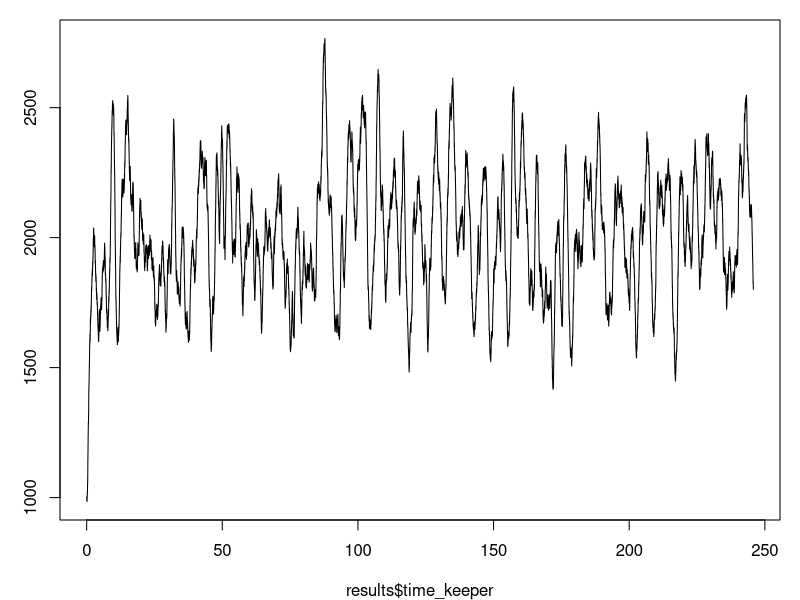
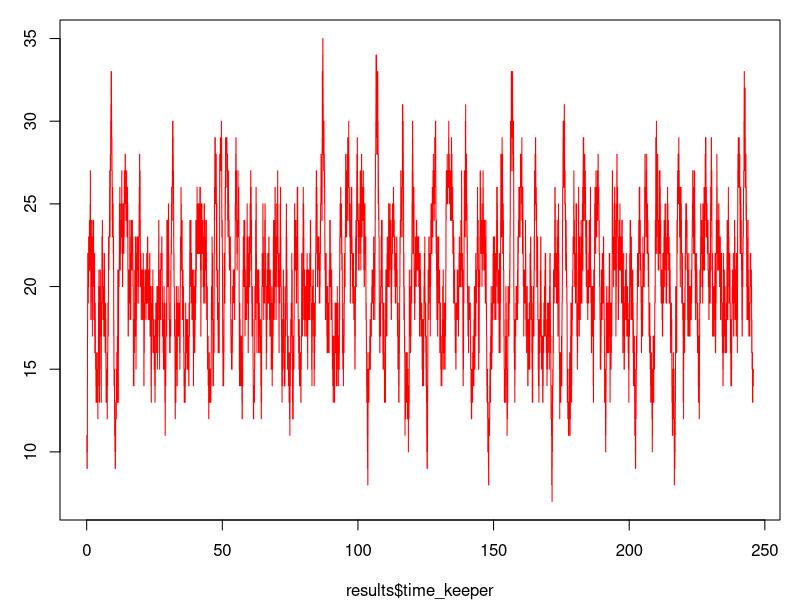

Generate these figures, in order, with R:
#x1 is mRNA which has low amount, 10
#x2 is protein which is abundant, 1000
##### Initialisation #####
x1 <- 10
x2 <- 1000
iteration <- 1e6
K <- 500
beta1 <- 1
beta2 <- 1
lamda1 <- 100
lamda2 <- 100

#auto regulation, suppose reduction of protein could lead to increase of mRNA production rate
gillespie <- function(x1, x2, iteration, K, beta1, beta2, lamda1, lamda2){
    
    time_keeper <- c()
    x1_storage <- x2_storage <-c()
    
    time_keeper[1] <- 0
    x1_storage[1] <- x1
    x2_storage[1] <- x2

    #calculate rate of change in x1 and x2, both birth and death
    for (i in 2:iteration){
        x1_birth <- lamda1*(K/(K+x2)) 
        x1_death <- x1 * beta1
      
        x2_death <- x2 * beta2
        x2_birth <- x1 * lamda2
    
        #total rate of change of x_1 and x_2
        Tot_rate <- sum(x1_birth, x1_death, x2_birth, x2_death)
        time_keeper[i] <- rexp(1,Tot_rate) + time_keeper[i-1]
    
        #choose which event takes place
        #based on which event takes place, update x1 or x2 accordingly
        u_event <- runif(1,0,1)
        if (u_event < x1_birth/Tot_rate){ #x1_birth
          x1 <- x1 + 1
        } else if ((x1_birth/Tot_rate < u_event) &
                   (u_event < (x1_birth+x1_death)/Tot_rate)) { #x1_death
          x1 <- x1 - 1
        } else if (((x1_birth+x1_death)/Tot_rate < u_event) &
                  (u_event < (x1_birth+x1_death+x2_birth)/Tot_rate)) { #x2_birth
          x2 <- x2 + 1
        } else if (u_event > (x1_birth+x1_death+x2_birth)/Tot_rate) { #x2_death
          x2 <- x2 - 1
        }
        
        #store new x1 and x2 values
        x1_storage[i] <- x1
        x2_storage[i] <- x2
    }
    return(list("x1_storage" = x1_storage,"x2_storage" = x2_storage,
                "time_keeper" = time_keeper))
}
results <- gillespie(x1, x2, iteration, K, beta1, beta2, lamda1, lamda2)
par(mfrow=c(1,1),mar=c(4,3,1,1))
plot(results$time_keeper, results$x2_storage,type="l")
par(new=FALSE)
plot(results$time_keeper, results$x1_storage,type="l", col = "red")


